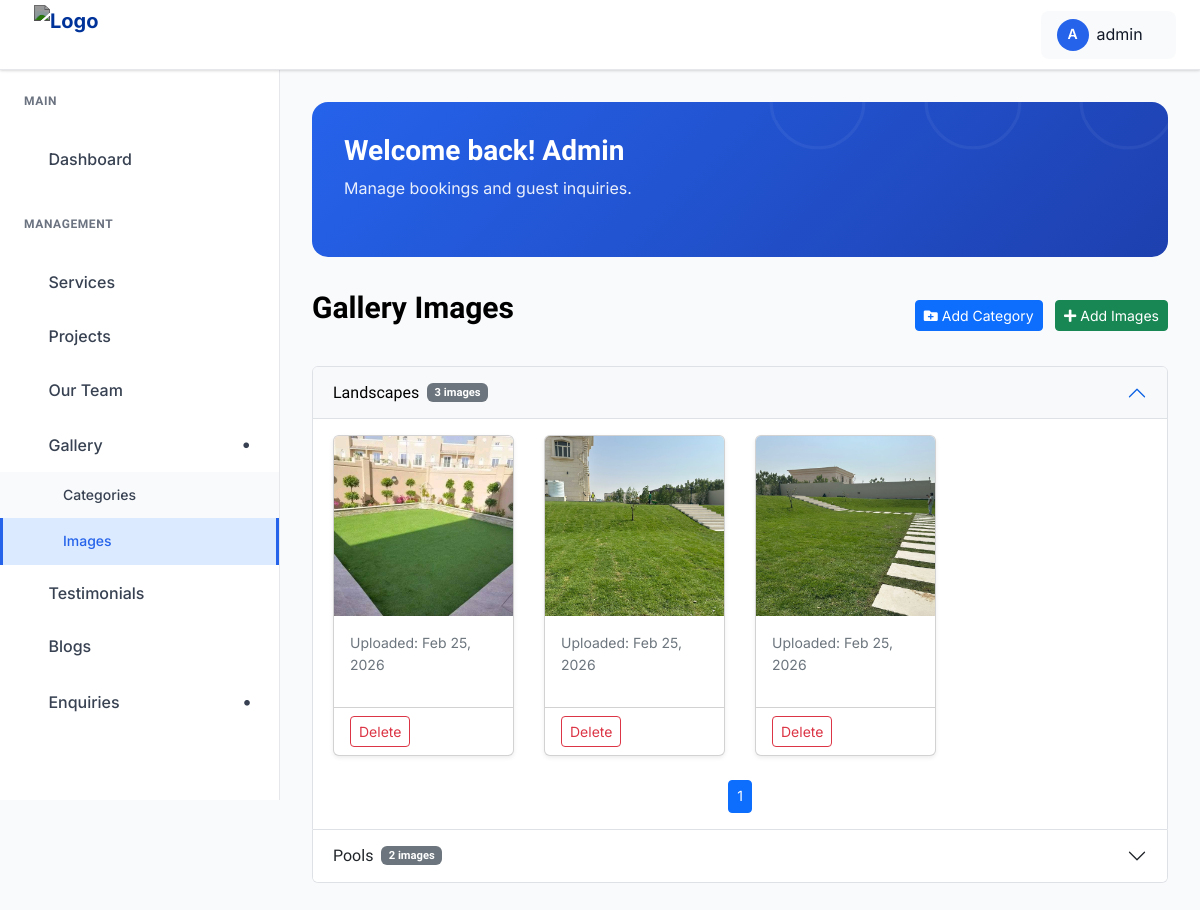
Page /dashboard/gallery/ (signed in) on the earlier database version.
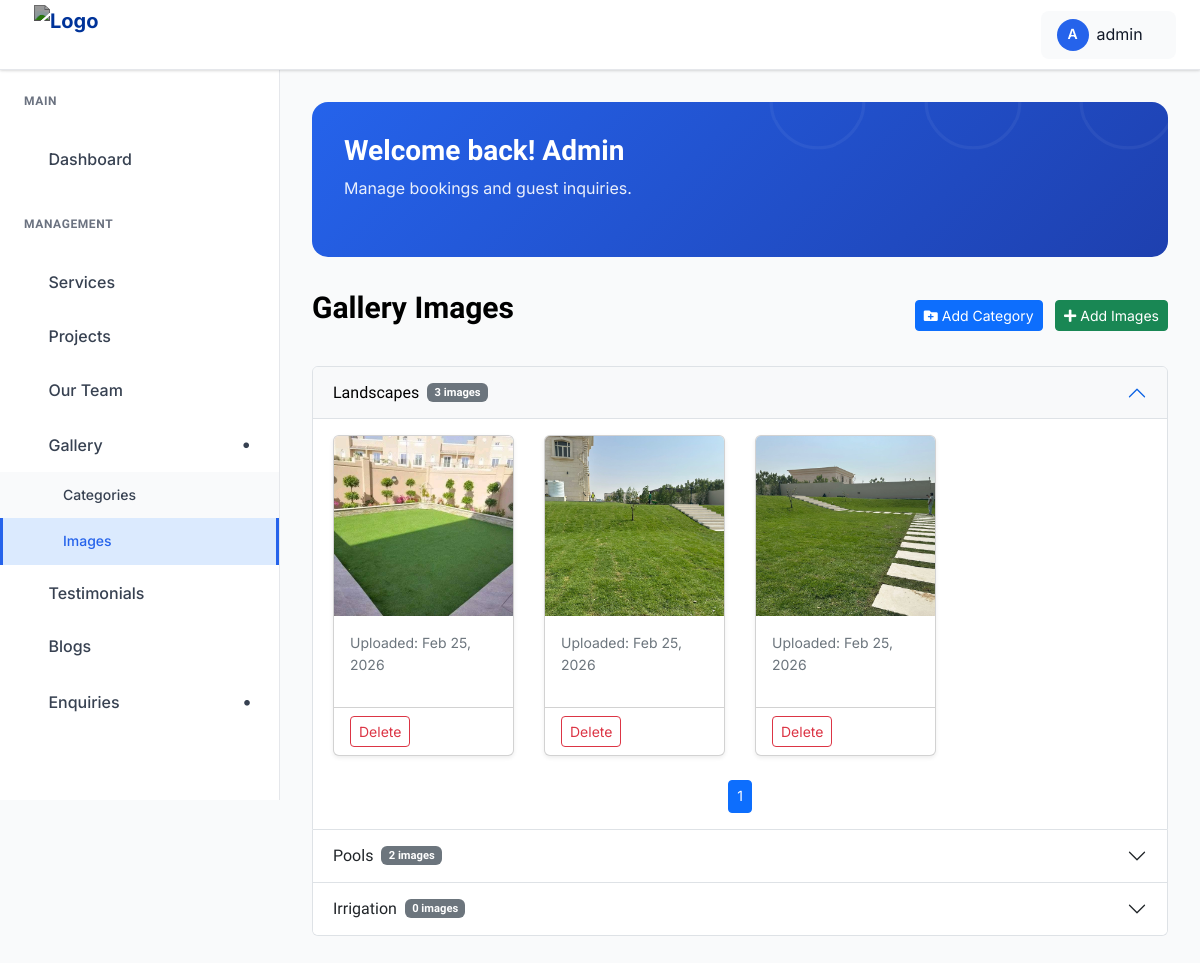
Same page on the later database version.
### growscape_app/models.py (models this page shows, shortened)
class Category(models.Model):
    name = models.CharField(max_length=100, unique=True)
    created_at = models.DateTimeField(auto_now_add=True)
    class Meta:
        verbose_name_plural = "Categories"

class GalleryImage(models.Model):
    category = models.ForeignKey(
        Category, on_delete=models.CASCADE, related_name="images"
    )
    title = models.CharField(max_length=150, blank=True, null=True)
    image = models.ImageField(upload_to="gallery/")
    uploaded_at = models.DateTimeField(auto_now_add=True)

### growscape_app/views.py (the view)
# urls.py: path("dashboard/gallery/", views.gallery_images, name="list_image"),
@login_required(login_url="admin_login")
def gallery_images(request):
    categories = Category.objects.all().prefetch_related("images")
    category_pages = {}
    for category in categories:
        images_qs = category.images.all().order_by("-uploaded_at")
        paginator = Paginator(images_qs, 8)
        page_number = request.GET.get(f"page_{category.id}", 1)
        try:
            page_obj = paginator.page(page_number)
        except PageNotAnInteger:
            page_obj = paginator.page(1)
        except EmptyPage:
            page_obj = paginator.page(paginator.num_pages)
        category_pages[category.id] = page_obj
    return render(
        request, "admin_pages/image_list.html",
        {"categories": categories, "category_pages": category_pages},
    )

### growscape_app/context_processors.py (called while the page is built)
def nav_data(request):
    return {
        'nav_services': Service.objects.all()[:6],
        'nav_blogs': Blog.objects.all()[:4],
    }

### templates/admin_pages/image_list.html (shortened to what this page needs)
{% extends "admin_pages/base.html" %}
{% load static %}
{% block content %}
<div class="dashboard__form__wraper">
    <div class="create__course__title mb-4 d-flex justify-content-between align-items-center">
        <h4>Gallery Images</h4>
        <div>
            <a href="{% url 'add_category' %}" class="btn btn-primary btn-sm me-2">
                <i class="fas fa-folder-plus"></i> Add Category
            </a>
            <a href="{% url 'add_image' %}" class="btn btn-success btn-sm">
                <i class="fas fa-plus"></i> Add Images
            </a>
        </div>
    </div>
    <div class="accordion" id="categoriesAccordion">
        {% for category in categories %}
        <div class="accordion-item">
            <h2 class="accordion-header" id="heading{{ category.id }}">
                <button class="accordion-button {% if not forloop.first %}collapsed{% endif %}" type="button"
                        data-bs-toggle="collapse" data-bs-target="#collapse{{ category.id }}"
                        aria-expanded="{% if forloop.first %}true{% else %}false{% endif %}"
                        aria-controls="collapse{{ category.id }}">
                    {{ category.name }}
                    <span class="badge bg-secondary ms-2">{{ category.images.count }} images</span>
                </button>
            </h2>
            <div id="collapse{{ category.id }}"
                 class="accordion-collapse collapse {% if forloop.first %}show{% endif %}"
                 aria-labelledby="heading{{ category.id }}" data-bs-parent="#categoriesAccordion">
                <div class="accordion-body">
                    {% for cat_id, page_obj in category_pages.items %}
                        {% if cat_id == category.id %}
                            {% if page_obj.object_list %}
                            <div class="row">
                                {% for image in page_obj %}
                                <div class="col-md-3 col-sm-4 col-6 mb-4">
                                    <div class="card h-100 shadow-sm">
                                        <img src="{{ image.image.url }}"
                                             class="card-img-top"
                                             alt="{{ image.title|default:image.image.name }}"
                                             style="height: 180px; object-fit: cover;">
                                        <div class="card-body">
                                            <p class="text-muted small">Uploaded: {{ image.uploaded_at|date:"M d, Y" }}</p>
                                        </div>
                                        <div class="card-footer bg-transparent d-flex justify-content-between">
                                            <button class="btn btn-sm btn-outline-danger" data-bs-toggle="modal" data-bs-target="#deleteImageModal{{ image.id }}">Delete</button>
                                        </div>
                                    </div>
                                </div>
                                {% endfor %}
                            </div>
                            <nav>
                                <ul class="pagination pagination-sm justify-content-center">
                                    {% for num in page_obj.paginator.page_range %}
                                        {% if num <= page_obj.number|add:3 and num >= page_obj.number|add:-3 %}
                                            <li class="page-item {% if page_obj.number == num %}active{% endif %}">
                                                <a class="page-link" href="?page_{{ category.id }}={{ num }}">{{ num }}</a>
                                            </li>
                                        {% endif %}
                                    {% endfor %}
                                </ul>
                            </nav>
                            {% else %}
                            <p class="text-muted">No images found in this category.</p>
                            {% endif %}
                        {% endif %}
                    {% endfor %}
                </div>
            </div>
        </div>
        {% endfor %}
    </div>
</div>
{% endblock %}

### templates/admin_pages/base.html (shortened to what this page needs)
{% load static %}
<!doctype html>
<html class="no-js" lang="en">
<head>
    <link rel="stylesheet" href="https://cdnjs.cloudflare.com/ajax/libs/toastr.js/latest/toastr.min.css">
    <link href="https://cdnjs.cloudflare.com/ajax/libs/font-awesome/5.15.4/css/all.min.css" rel="stylesheet">
    <link rel="stylesheet" href="{% static 'admin-static/assets/css/bootstrap.min.css' %}">
    <link rel="stylesheet" href="{% static 'admin-static/assets/css/icofont.min.css' %}">
    <link rel="stylesheet" href="{% static 'admin-static/assets/css/style.css' %}">
</head>
<body>
    <header class="dashboard-header">
        <div class="header-left">
            <a href="{% url 'admin_dashboard' %}" class="logo">
                <img src="{% static 'new-logo-green.png' %}" alt="Logo" style="height:60px; filter: contrast(1.5) brightness(0.6);">
            </a>
        </div>
        <div class="header-right">
            <div class="user-profile-dropdown">
                <div class="user-profile-toggle">
                    <div class="user-avatar">
                        {{ request.user.username|first|upper }}
                    </div>
                    <span>{{ request.user.username}}</span>
                    <i class="icofont-simple-down"></i>
                </div>
            </div>
        </div>
    </header>
    <aside class="dashboard-sidebar" id="dashboardSidebar">
        <div class="sidebar-content">
            <div class="sidebar-section">
                <h6 class="sidebar-title">Main</h6>
                <ul class="sidebar-menu">
                    <li>
                        <a href="{% url 'admin_dashboard' %}"
                           class="{% if request.resolver_match.url_name == 'dashboard' %}active{% endif %}">
                            <i class="icofont-dashboard"></i>
                            Dashboard
                        </a>
                    </li>
                </ul>
            </div>
            <div class="sidebar-section">
                <h6 class="sidebar-title">Management</h6>
                <ul class="sidebar-menu">
                    <li>
                        <a href="{% url 'service_list' %}"
                           class="{% if request.resolver_match.url_name == 'service_list' %}active{% endif %}">
                            <i class="icofont-leaf"></i>
                            Services
                        </a>
                    </li>
                    <li>
                        <a href="{% url 'project_list' %}"
                           class="{% if request.resolver_match.url_name == 'project_list' %}active{% endif %}">
                            <i class="icofont-image"></i>
                            Projects
                        </a>
                    </li>
                    <li>
                        <a href="{% url 'team_list' %}"
                           class="{% if request.resolver_match.url_name == 'team_list' %}active{% endif %}">
                            <i class="icofont-users-alt-5"></i>
                            Our Team
                        </a>
                    </li>
                    <li class="has-dropdown {% if request.resolver_match.url_name == 'list_image' or request.resolver_match.url_name == 'category_list' %}open{% endif %}">
                        <a href="#">
                            <i class="icofont-picture"></i>
                            Gallery
                        </a>
                        <ul class="submenu">
                            <li>
                                <a href="{% url 'category_list' %}"
                                    class="{% if request.resolver_match.url_name == 'category_list' %}active{% endif %}">
                                    Categories
                                </a>
                            </li>
                            <li>
                                <a href="{% url 'list_image' %}"
                                    class="{% if request.resolver_match.url_name == 'list_image' %}active{% endif %}">
                                    Images
                                </a>
                            </li>
                        </ul>
                    </li>
                    <li>
                        <a href="{% url 'review_list' %}"
                           class="{% if request.resolver_match.url_name == 'review_list' %}active{% endif %}">
                            <i class="icofont-quote-left"></i>
                            Testimonials
                        </a>
                    </li>
                    <li>
                        <a href="{% url 'admin_blog_list' %}"
                           class="{% if request.resolver_match.url_name == 'admin_blog_list' %}active{% endif %}">
                            <i class="icofont-newspaper"></i>
                            Blogs
                        </a>
                    </li>
                    <li class="has-dropdown">
                        <a href="#">
                            <i class="icofont-ui-messaging"></i>
                            Enquiries
                        </a>
                    </li>
                </ul>
            </div>
        </div>
    </aside>
    <main class="dashboard-main">
        <div class="dashboard-content">
            <div class="dashboard-banner">
                <div class="banner-content">
                    <h1 class="banner-title">Welcome back! Admin</h1>
                    <p class="banner-subtitle">Manage bookings and guest inquiries.</p>
                </div>
            </div>
                {% block content %}{% endblock %}
        </div>
    </main>
</body>
</html>

### templates/admin_pages/base.html (style rules this page uses)
:root { --primary-blue: #2563eb; --dark-blue: #1e40af; --light-blue: #dbeafe; --sidebar-width: 280px; --header-height: 70px; --white: #ffffff; --gray-50: #f9fafb; --gray-100: #f3f4f6; --gray-200: #e5e7eb; --gray-300: #d1d5db; --gray-500: #6b7280; --gray-700: #374151; --gray-800: #1f2937; --gray-900: #111827; --shadow: 0 1px 3px 0 rgba(0, 0, 0, 0.1), 0 1px 2px 0 rgba(0, 0, 0, 0.06); --shadow-lg: 0 10px 15px -3px rgba(0, 0, 0, 0.1), 0 4px 6px -2px rgba(0, 0, 0, 0.05); }
* { margin: 0; padding: 0; box-sizing: border-box; }
body { font-family: 'Inter', 'Segoe UI', Tahoma, Geneva, Verdana, sans-serif; background-color: var(--gray-50); color: var(--gray-900); line-height: 1.6; }
.dashboard-header { position: fixed; top: 0; left: 0; right: 0; height: var(--header-height); background: var(--white); border-bottom: 1px solid var(--gray-200); box-shadow: var(--shadow); z-index: 1000; display: flex; align-items: center; padding: 0 24px; }
.header-left { display: flex; align-items: center; gap: 16px; }
.logo { display: flex; align-items: center; gap: 8px; color: var(--primary-blue); font-weight: 700; font-size: 20px; text-decoration: none; }
.logo img { padding-left: 10px; width: auto; }
.header-right { margin-left: auto; display: flex; align-items: center; gap: 16px; }
.user-avatar { width: 32px; height: 32px; border-radius: 50%; background: var(--primary-blue); display: flex; align-items: center; justify-content: center; color: var(--white); font-weight: 600; font-size: 14px; }
.dashboard-sidebar { position: fixed; top: var(--header-height); left: 0; width: var(--sidebar-width); height: calc(100vh - var(--header-height)); background: var(--white); border-right: 1px solid var(--gray-200); overflow-y: auto; z-index: 999; transition: transform 0.3s ease; }
.sidebar-content { padding: 24px 0; }
.sidebar-section { margin-bottom: 32px; }
.sidebar-title { padding: 0 24px 12px; font-size: 12px; font-weight: 600; text-transform: uppercase; color: var(--gray-500); letter-spacing: 0.05em; }
.sidebar-menu { list-style: none; }
.sidebar-menu li { margin-bottom: 4px; display: block; width: 100%; }
.sidebar-menu a { display: flex; align-items: center; gap: 12px; padding: 12px 24px; color: var(--gray-700); text-decoration: none; font-weight: 500; transition: all 0.2s; position: relative; }
.sidebar-menu a.active { background: var(--light-blue); color: var(--primary-blue); border-right: 3px solid var(--primary-blue); }
.submenu a.active { background: var(--light-blue); color: var(--primary-blue); border-left: 3px solid var(--primary-blue); }
.has-dropdown>a::after { content: '•'; font-family: inherit; font-weight: bold; font-size: 18px; margin-left: auto; transition: transform 0.3s ease; display: inline-block; width: 16px; text-align: center; }
.has-dropdown.open>a::after { transform: rotate(90deg); }
.submenu { max-height: 0; overflow: hidden; transition: max-height 0.3s ease; background-color: var(--gray-50); }
.has-dropdown.open .submenu { max-height: 500px; }
.submenu li { margin-bottom: 0; display: block; width: 100%; }
.submenu a { padding-left: 60px; font-size: 14px; border-left: 3px solid transparent; }
.submenu a.active { background: var(--light-blue); color: var(--primary-blue); border-left-color: var(--primary-blue); }
.dashboard-main { margin-left: var(--sidebar-width); margin-top: var(--header-height); min-height: calc(100vh - var(--header-height)); overflow-y: auto; }
.dashboard-content { padding: 32px; }
.dashboard-banner { background: linear-gradient(135deg, var(--primary-blue) 0%, var(--dark-blue) 100%); border-radius: 16px; padding: 32px; color: var(--white); margin-bottom: 32px; position: relative; overflow: hidden; }
.dashboard-banner::before { content: ''; position: absolute; top: -50%; right: -50%; width: 100%; height: 100%; opacity: 0.5; }
.banner-content { position: relative; z-index: 1; }
.banner-title { font-size: 28px; font-weight: 700; margin-bottom: 8px; color: var(--white); }
.banner-subtitle { font-size: 16px; opacity: 0.9; margin-bottom: 24px; color: var(--white); }
.user-profile-dropdown { position: relative; margin-left: 10px; }
.user-profile-toggle { display: flex; align-items: center; gap: 8px; padding: 8px 16px; border-radius: 8px; background: var(--gray-50); cursor: pointer; transition: all 0.2s; }
.user-profile-toggle i { font-size: 12px; transition: transform 0.3s ease; }
body { -webkit-user-select: none; -moz-user-select: none; -ms-user-select: none; user-select: none; }

Differences in the rows shown:
added Category: name "Irrigation", images.count "0"
